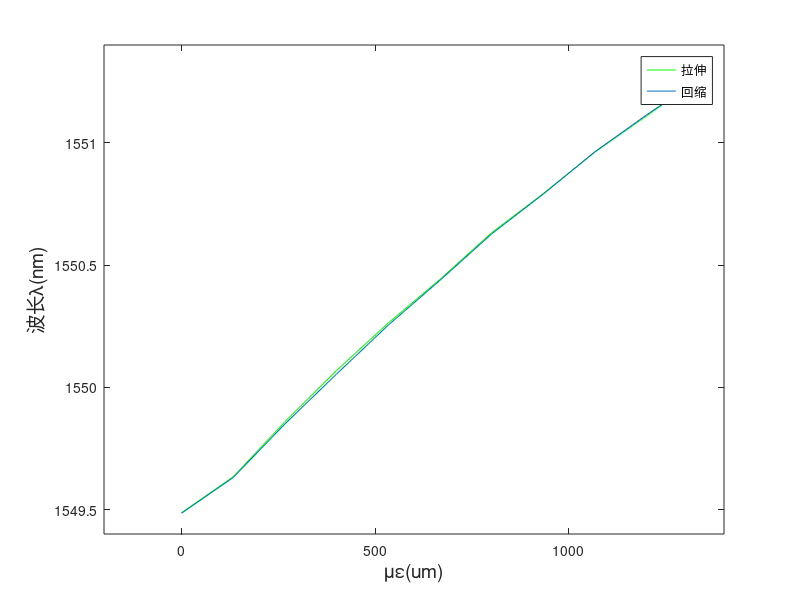
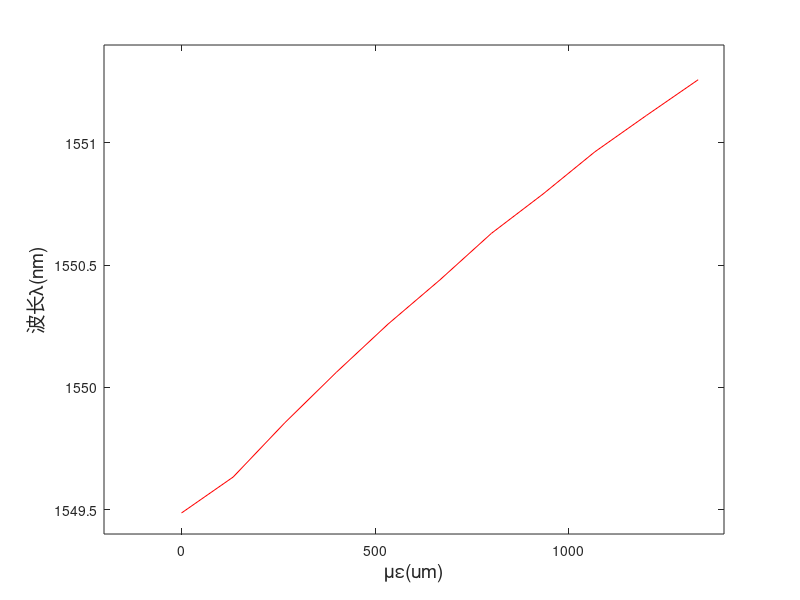
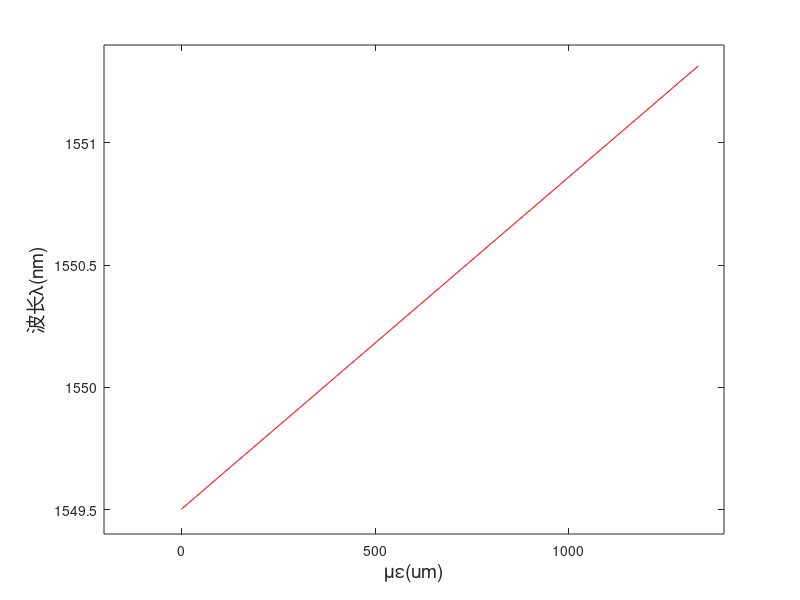

Recreate these plots in MATLAB, in order.
%光电子综合实验第一次实验的拟合程序



clc;
close all;
clear;
%% 程序开始
%测量点10个
x = 0:20:200;
delta = x*10^(-6);
%光纤长度15cm
L = 0.15;
m = 0:10;
%拉伸值
Str = [1549.487
1549.634
1549.859
1550.069
1550.263
1550.441
1550.632
1550.792
1550.962
1551.110
1551.259
];
%回缩值
Retr = [1549.485
1549.631
1549.850
1550.054
1550.254
1550.437
1550.627
1550.790
1550.963
1551.114
1551.257
];
%平均值
avg = [1549.486
1549.633
1549.855
1550.062
1550.259
1550.439
1550.630
1550.791
1550.963
1551.112
1551.258
];

%% 开始拟合
E = delta/L;

uE = 10^6*E;
%最小二乘法
p = polyfit(uE,avg,1);

y = p(1)*uE+p(2);                                                %列出最终多项式 
%% 绘图
figure;
plot(uE,Str,'-g');                                                      %绘出数据点，用绿色“.”表示
hold on;
plot(uE,Retr);
xlabel('με(um)','fontsize',14);
ylabel('波长λ(nm)','fontsize',14);
axis([-200,1400,1549.4,1551.4]);
legend('拉伸','回缩');

figure;
plot(uE,avg,'r');
xlabel('με(um)','fontsize',14);
ylabel('波长λ(nm)','fontsize',14);
axis([-200,1400,1549.4,1551.4]);

figure;
plot(uE,y,'r');
xlabel('με(um)','fontsize',14);
ylabel('波长λ(nm)','fontsize',14);
axis([-200,1400,1549.4,1551.4]);
